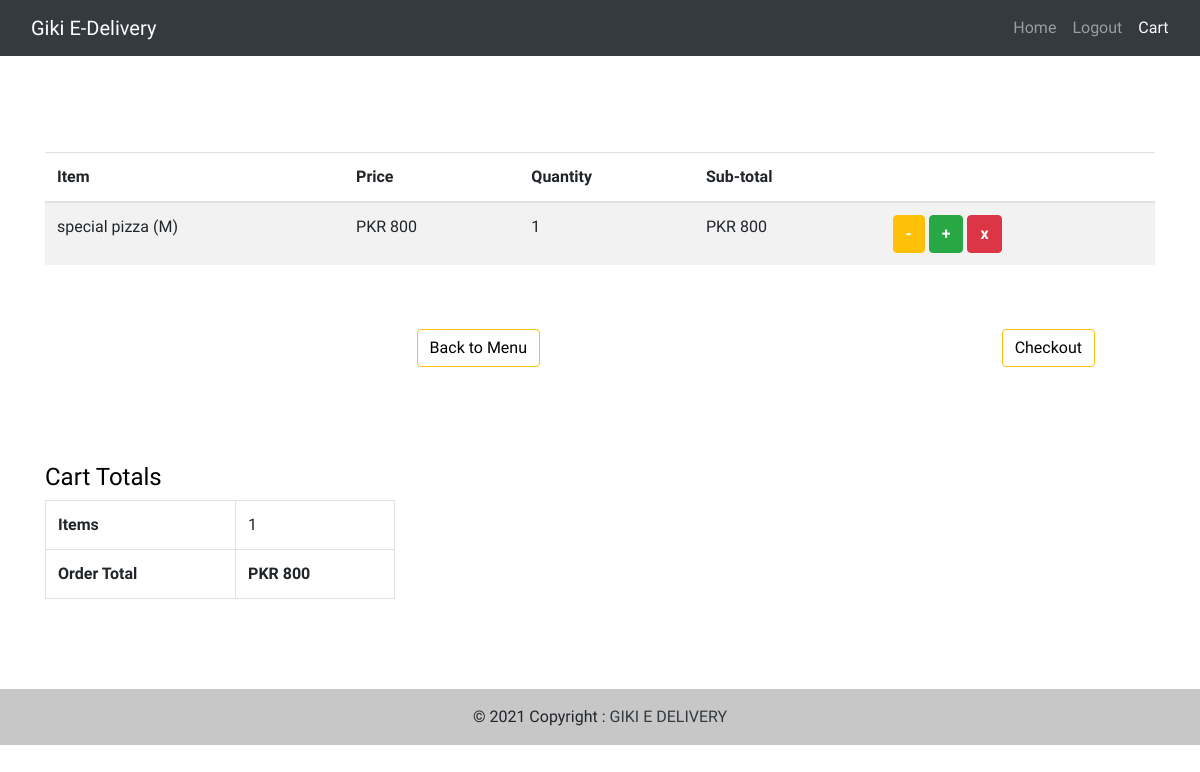
The page /cart.php?add=3 (signed in) on the database its author committed.
### tables this page shows
CREATE TABLE `items` (
  `i_id` int(20) NOT NULL,
  `restaurant_name` varchar(255) NOT NULL,
  `i_category` varchar(255) NOT NULL,
  `i_name` varchar(255) NOT NULL,
  `i_price` int(20) NOT NULL
);

### includes/functions.php (called while the page is built)
<?php
function isLoggedIn()
{
    if(isset($_SESSION['username']))
    {
        return true;
    }
    else
    {
    	return false;
    }
}
 ?>

### cart.php (the view, shortened to what this page needs)
<?php
  include "includes/connection.php";
  include "includes/functions.php";
?>
<!doctype html>
<html lang="en">
  <head>
    <link rel="stylesheet" href="https://maxcdn.bootstrapcdn.com/bootstrap/4.0.0/css/bootstrap.min.css">
    <link rel="stylesheet" href="CSS/style.css">
    <link rel="stylesheet" href="https://cdnjs.cloudflare.com/ajax/libs/material-design-icons/3.0.1/iconfont/material-icons.min.css">
  </head>
  <body>
  <nav class="navbar navbar-expand-lg navbar-dark bg-dark">
    <a class="navbar-brand col-md-10" href="index.php">Giki E-Delivery</a>
    <div class="collapse navbar-collapse">
      <ul class="navbar-nav mr-auto" >
        <li><a class="nav-link" href="index.php">Home</a></li>
      <?php if(isLoggedIn()): ?>
        <li><a class="nav-link" href="logout.php">Logout</a></li>
        <li class="active"><a class="nav-link" href="cart.php">Cart</a></li>
      <?php else: ?>
        <li><a class="nav-link" href="registration.php">Registration</a></li>
        <li><a class="nav-link" href="login.php">Login</a></li>
      <?php endif; ?>
        </ul>
      </div>
    </nav>
<br><br><br><br>
<div class="container">
    <form>
        <table class="table table-striped">
          <thead>
            <tr>
              <th>Item</th>
              <th>Price</th>
              <th>Quantity</th>
              <th>Sub-total</th>
              <th></th>
            </tr>
          </thead>
          <tbody>
<?php
if ($_SESSION['username'])
{
  $total_price = 0;
  global $connect;
  foreach ($_SESSION as $name => $value)
  {
    if ($value > 0)
    {
      if (substr($name, 0, 8) == "product_")
      {
        $length = strlen($name) - 8;
        $id = substr($name, 8, $length);
        $query = "SELECT * FROM items where i_id = '$id'";
        $result = mysqli_query($connect,$query);
        while ($row = mysqli_fetch_array($result))
        {
            $dish_id = $row['i_id'];
            $dish_name = $row['i_name'];
            $dish_price = $row['i_price'];
            $sub_total = $dish_price * $value;
            $_SESSION['final_price'] = $total_price += $sub_total;
$product = <<<DELIMETER
    <tr>
        <td> $dish_name </td>
        <td> PKR $dish_price </td>
        <td> $value </td>
        <td> PKR $sub_total </td>
        <td>
          <a class="btn btn-warning" href="cart.php?remove=$dish_id">
            <span class="glyphicon glyphicon-minus" style="color:white"><b>-</b></span>
          </a>
          <a class="btn btn-success" href="cart.php?add=$dish_id">
            <span class="glyphicon glyphicon-plus" style="color:white;"><b>+</b></span>
          </a>
          <a class="btn btn-danger" href="cart.php?delete=$dish_id">
            <span class="glyphicon glyphicon-remove" style="color:white"><b>x</b></span>
          </a>
        </td>
    </tr>
DELIMETER;
echo $product;
        }
      }
    }
   }
}
else
{
    echo "<script type='text/javascript'>
                alert('Please first logged in yourself ');
            </script>";
     header('Location:login.php');
}
?>
          </tbody>
        </table>
    </form>
</div>
<br><br>
<?php
    if ($total_price != 0)
    {
?>
<div class="row container">
  <div class="col-md-6">
    <a href="menu.php?id=<?php echo $_SESSION['restaurant_id'] ?>" class="btn btn-outline-warning float-right" style="color: black">Back to Menu</a>
  </div>
  <div class="col-md-6">
    <a href="user_info_confirm.php" class="btn btn-outline-warning float-right" style="color: black">Checkout</a>
  </div>
</div>
<?php
    }
    else
    {
      $_SESSION['session_counter'] = 0;
    }
?>
<br><br><br><br>
<div class="container">
    <div class="row">
        <div class="col-md-4 ">
            <h4 style="color: black">Cart Totals</h4>
            <table class="table  table-bordered">
                <tr class="cart-subtotal">
                <th><b>Items</b></th>
                <td>
                  <span>
                    <?php echo isset($_SESSION['total_items']) ? $_SESSION['total_items'] : $_SESSION['total_items'] = "0"; ?>
                  </span>
                </td>
                </tr>
                <tr>
                <th><b>Order Total</b></th>
                <td>
                  <strong>PKR
                  <?php
                    echo isset($_SESSION['final_price']) ? $_SESSION['final_price'] : $_SESSION['final_price'] = "0";
                  ?>
                  </strong>
                </td>
                </tr>
            </table>
        </div>
    </div>
</div>
<br>
    <footer class="bg-light text-center text-lg-start" style="margin-top: 50px">
      <div class="text-center p-3" style="background-color: rgba(0, 0, 0, 0.2)">
        © 2021 Copyright :
        <a class="text-dark" href="index.html">GIKI E DELIVERY </a>
      </div>
    </footer>
  </body>

### CSS/style.css (style rules this page uses)
body { font-family: "Trirong", serif; height: 100%; }

### rows shown on the page
items: i_name "special pizza (M)", i_price "800", value "1"

### other values the page prints
$_SESSION['total_items'] "1"
$_SESSION['final_price'] "800"
